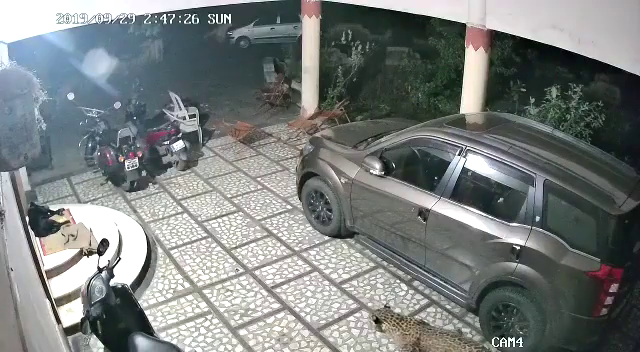
#> input picture frame 89 of CCTV Animal Tracking/leapord.mp4, 640 x 352 px
$ python 'CCTV Animal Tracking.py'
#> lines starting #> are read from the running program, lines starting #| are printed output that depends on the picture; after the words box and inside, x2 and y2 are one past the last pixel; in counts of white or black regions, pixels touching at a corner belong together
import cv2
import numpy as np

# capturing the video
capturedVideo = cv2.VideoCapture('leapord.mp4')

# reading two frames
count, frame1 = capturedVideo.read()
#> frame1 is the input picture: shape (352, 640, 3); mean B, G, R 125.8, 126.7, 121.8
count, frame2 = capturedVideo.read()

while capturedVideo.isOpened():

    # find the difference between first fame and second frame
    differenceOfFrames = cv2.absdiff(frame1, frame2)
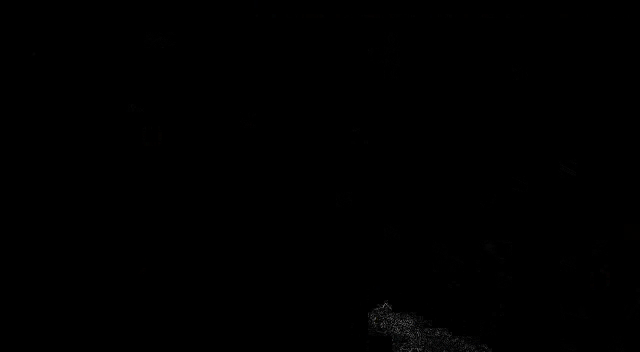
#> differenceOfFrames: shape (352, 640, 3); mean B, G, R 0.3, 0.3, 0.3

    # converting frames from BGR to GRAY , Easy to find contours in the gray scale mode
    grayFrame = cv2.cvtColor(differenceOfFrames, cv2.COLOR_BGR2GRAY)

    # blurring(frame name, k_size, sigmaX value )
    blur = cv2.GaussianBlur(grayFrame, (5, 5), 0)

    # _ we don't need first variable(src, threshold_value, max , type)
    _, thresh = cv2.threshold(blur, 20, 255, cv2.THRESH_BINARY)
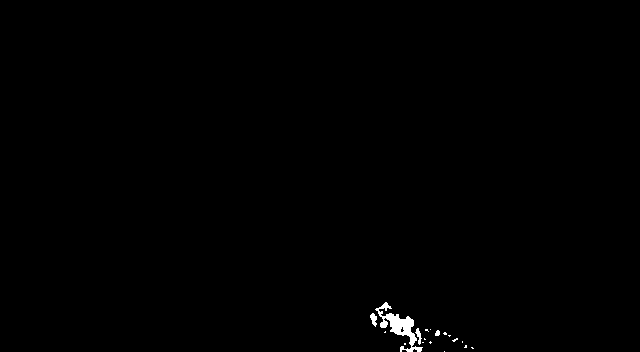
#> thresh: shape (352, 640); 0.41% white; 18 white regions (14 under 20 px), largest, box (x1, y1, x2, y2) and area: (375, 302, 423, 352) 711, (370, 313, 377, 327) 60, (415, 328, 422, 345) 54, (435, 330, 440, 336) 24

    dilated = cv2.dilate(thresh, None, iterations=3)
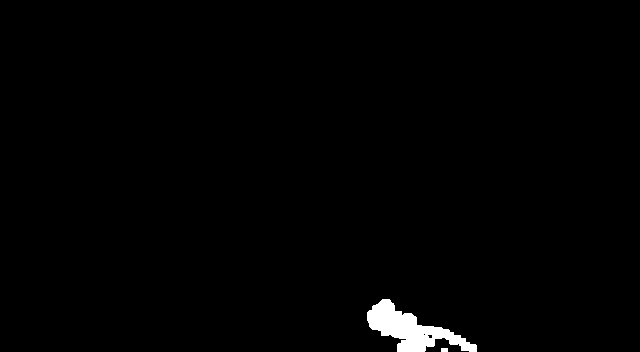
#> dilated: shape (352, 640); 1.1% white; 2 white regions

    # going to find the contours in the dilated image(img, mode, method )
    contours, _ = cv2.findContours(dilated, cv2.RETR_TREE, cv2.CHAIN_APPROX_SIMPLE)
#> contours = 4 contours, 3 with area under 20; largest, box (x1, y1, x2, y2) and area: (367, 299, 477, 352) 2333

    # iterate through all contours
    for contour in contours:

        # save all coordinates of saved contours
        (x, y, w, h) = cv2.boundingRect(contour)

        if cv2.contourArea(contour) < 400:
            continue
        elif cv2.contourArea(contour) > 400:
            cv2.rectangle(frame1, (x, y), (x+w, y+h), (0, 255, 0), 2)

            cv2.putText(frame1, "Status: {}".format('Warning'), (10, 20), cv2.FONT_HERSHEY_SIMPLEX, 1, (0, 0, 255), 2)
            cv2.putText(frame1, "Status: {}".format('Animal Movement Detected'), (10, 50), cv2.FONT_HERSHEY_SIMPLEX, 1, (0, 0,255), 2)
#> this loop made 4 passes
#> (contour, x, y, w, h) on passes 1, 4: ([[441, 348], [441, 351], [447, 351], [447, 348]], 441, 348, 7, 4), ([[423, 334], [424, 333], [425, 334], [424, 335]], 423, 333, 3, 3)
#> (x, y, w, h) on passes 2 to 3: (367, 299, 110, 53), (427, 334, 6, 5)
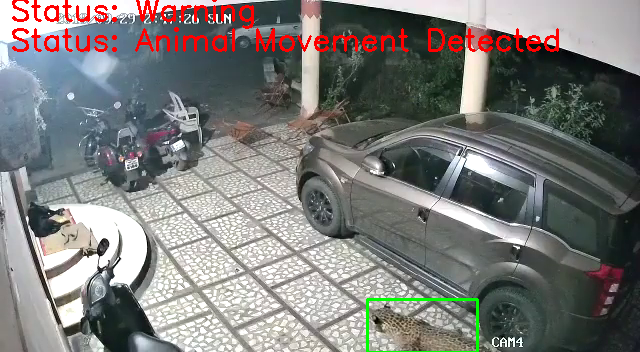
#> frame1: shape (352, 640, 3); 2.71% of pixels changed, all inside (x1, y1, x2, y2) = (12, 0, 559, 352)

    # drawing the contours in the original frame (frame, contours, contourID, color, thickness)
    # cv2.drawContours(frame1, contours, -1, (0, 255, 0), 2)

    # displaying frame
    cv2.imshow("feed", frame1)

    frame1 = frame2
    count, frame2 = capturedVideo.read()
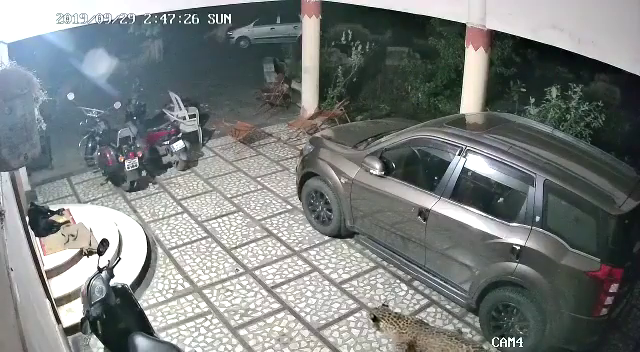
#> input picture frame 91 of CCTV Animal Tracking/leapord.mp4, 640 x 352 px
#> frame2 is the input picture: shape (352, 640, 3); mean B, G, R 125.8, 126.7, 121.8

    if cv2.waitKey(40) == 27:
#> (key Esc is pressed here)
        break

cv2.destroyAllWindows()
capturedVideo.release()

$ run again, starting later in the video
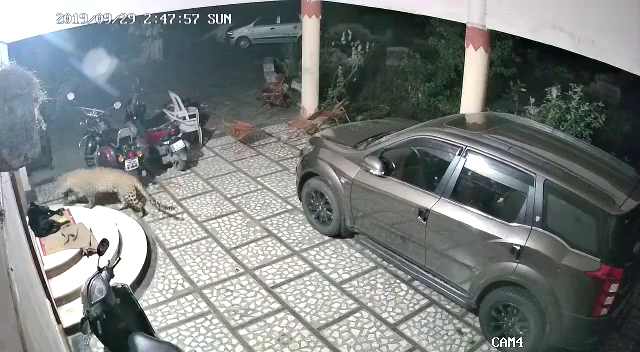
#> input picture frame 715 of CCTV Animal Tracking/leapord.mp4, 640 x 352 px
#> frame1 is the input picture: shape (352, 640, 3); mean B, G, R 126.6, 127.6, 122.6
#> `_, thresh = cv2.threshold(blur, 20, 255, cv2.THRESH_BINARY)`:
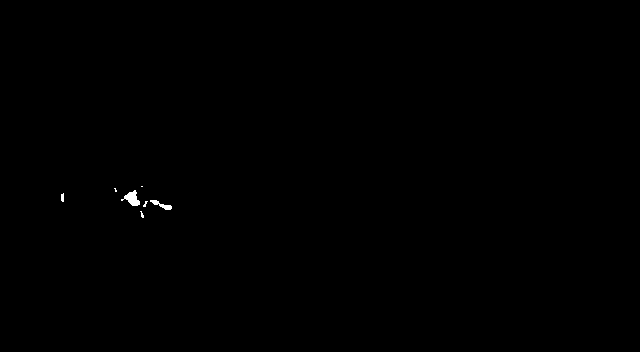
#> thresh: shape (352, 640); 0.14% white; 7 white regions (4 under 20 px), largest, box (x1, y1, x2, y2) and area: (121, 190, 140, 206) 156, (150, 200, 172, 210) 87, (61, 193, 64, 202) 24
#> dilated: shape (352, 640); 0.52% white; 3 white regions
#> contours = 3 contours; box (x1, y1, x2, y2) and area: (118, 183, 175, 221) 856, (58, 190, 67, 205) 110, (111, 185, 120, 195) 68
#> the loop `for contour in contours:` made 3 passes
#> (x, y, w, h) on passes 1 to 3: (58, 190, 9, 15), (111, 185, 9, 10), (118, 183, 57, 38)
#> after the loop `for contour in contours:`:
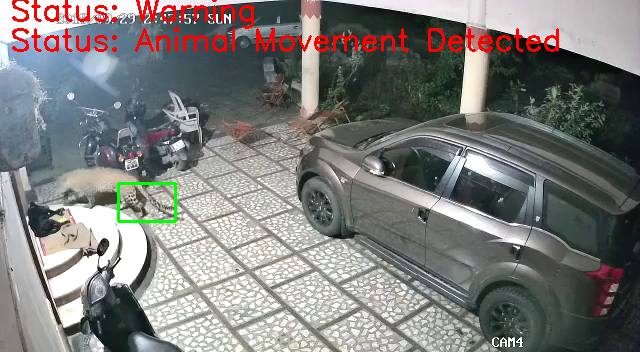
#> frame1: shape (352, 640, 3); 2.63% of pixels changed, all inside (x1, y1, x2, y2) = (12, 0, 559, 223)
